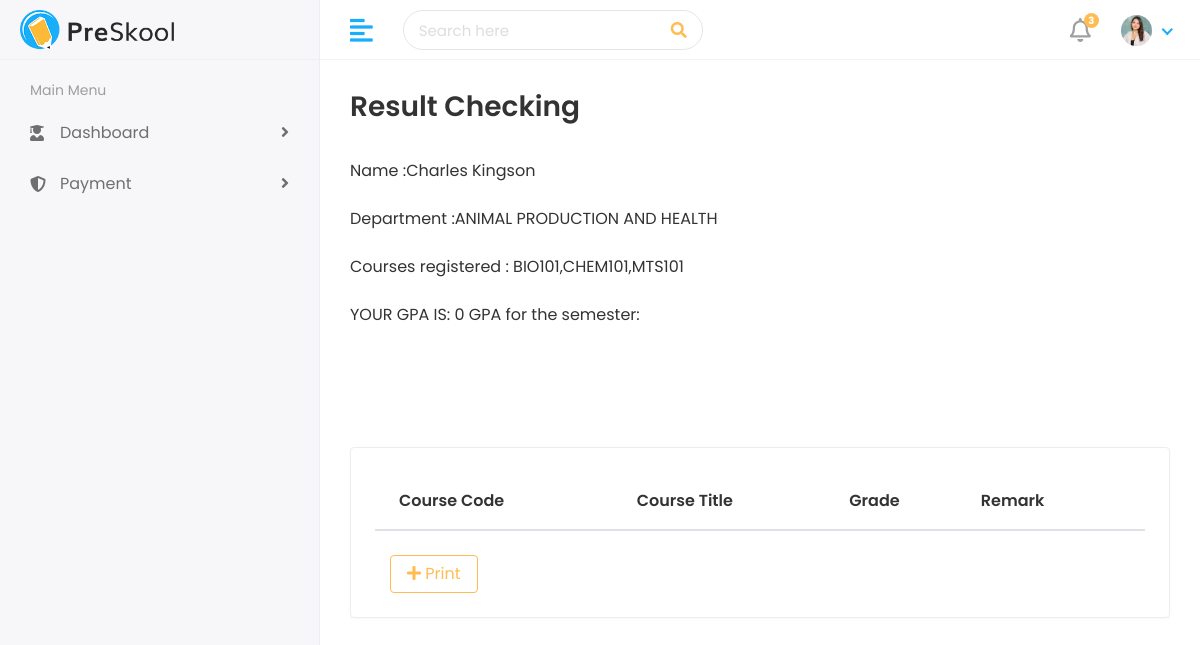
The app's page /student-res.php (signed in) with its own data.
### tables this page shows
CREATE TABLE `bio` (
  `id` int(11) NOT NULL,
  `FirstName` varchar(255) NOT NULL,
  `LastName` varchar(255) NOT NULL,
  `studentId` varchar(255) NOT NULL,
  `Email` varchar(255) NOT NULL,
  `DOB` varchar(255) NOT NULL,
  `Religion` varchar(255) NOT NULL,
  `PhoneNumber` int(11) NOT NULL,
  `Gender` varchar(255) NOT NULL,
  `department` varchar(255) NOT NULL,
  `session` varchar(29) NOT NULL,
  `Country` varchar(255) NOT NULL,
  `Password` varchar(255) NOT NULL,
  `courses` varchar(255) NOT NULL,
  `joiningDate` timestamp NOT NULL DEFAULT current_timestamp(),
  `fathersName` varchar(255) NOT NULL,
  `fathersOccupation` varchar(255) NOT NULL,
  `fathersMobile` varchar(255) NOT NULL,
  `fathersEmail` varchar(255) NOT NULL,
  `mothersName` varchar(255) NOT NULL,
  `mothersOccupation` varchar(255) NOT NULL,
  `mothersMobile` varchar(255) NOT NULL,
  `mothersEmail` varchar(255) NOT NULL,
  `permanentAddress` varchar(255) NOT NULL,
  `presentAddress` varchar(255) NOT NULL,
  `level` varchar(255) NOT NULL,
  `CSC101` int(255) NOT NULL,
  `CHEM101` int(255) NOT NULL,
  `CHEM103` int(11) NOT NULL,
  `BIO101` int(11) NOT NULL,
  `GNS101` int(11) NOT NULL,
  `MEE101` int(11) NOT NULL,
  `MTS101` int(11) NOT NULL,
  `PHY101` int(11) NOT NULL,
  `image` varchar(255) NOT NULL,
  `PHY107` int(11) NOT NULL
);

### student-res.php (the view, shortened to what this page needs)
<?php
include 'body.php';
$id = $_SESSION['id'];
$sql = $db->query("SELECT * FROM bio where Email='$id'");
$result = $sql->fetch_assoc();
?>
<div class="main-wrapper">
   <div class="page-wrapper">
      <div class="content container-fluid">
         <div class="page-header">
            <div class="row align-items-center">
               <div class="col">
                  <h3 class="page-title">Result Checking</h3>
               </div>
            </div>
         </div>
         <a>Name :<?= $result['FirstName'] .   '  ' . $result['LastName'] ?> </a>
         <br>
         <br>
         <a>Department :<?= $result['department'] ?> </a>
         <br>
         <br>
         <?php
         $courses = "Courses registered : " . '' . $result['courses'];
         echo $courses;
         ?>
         <BR>
         <br>
         <?
         echo "YOUR GPA IS: " . round($gpa, 2);
         ?>
         <a>GPA for the semester:</a>
         <br>
         <br>
         <br>
         <br>
         <br>
         <br>
         <div class="row">
            <div class="col-sm-12">
               <div class="card card-table">
                  <div class="card-body">
                     <div class="table-responsive">
                        <form action="print-res.php" method="POST">
                           <table class="table table-hover table-center mb-0">
                              <thead>
                                 <tr>
                                    <th>Course Code</th>
                                    <th>Course Title</th>
                                    <th>Grade</th>
                                    <th>Remark</th>
                                 </tr>
                              </thead>
                           </table>
                           <br>
                           <div class="col-auto text-right float-left mx-auto">
                              <a href="print-res.php">
                                 <button type="submit" class="btn btn-outline-primary no-print  mr-2 w-100" onclick="window.print()"><i class="fas fa-plus"></i> Print
                                 </button>
                              </a>
                           </div>
                        </form>
                     </div>
                  </div>
               </div>
            </div>
         </div>
      </div>
   </div>
</div>
</div>
</body>

### assets/css/style.css (style rules this page uses)
html { height: 100%; }
body { background-color: #fff; color: #333; font-family: 'Poppins', sans-serif; font-size: 1rem; height: 100%; line-height: 1.5; overflow-x: hidden; }
h1, h2, h3, h4, h5, h6 { font-family: 'Poppins', sans-serif; margin-top: 0; }
a { color: #009ce7; }
input, button, a { transition: all 0.4s ease; -moz-transition: all 0.4s ease; -o-transition: all 0.4s ease; -ms-transition: all 0.4s ease; -webkit-transition: all 0.4s ease; }
input, input:focus, button, button:focus { outline: none; }
.table { color: #333; max-width: 100%; margin-bottom: 0; width: 100%; }
.table thead tr th { font-weight: 600; }
.table.table-center td, .table.table-center th { vertical-align: middle; }
.card-table .card-body .table > thead > tr > th { border-top: 0; }
.card-table .card-body .table tr td:first-child, .card-table .card-body .table tr th:first-child { padding-left: 1.5rem; }
.card-table .card-body .table tr td:last-child, .card-table .card-body .table tr th:last-child { padding-right: 1.5rem; }
.card-table .table td, .card-table .table th { border-top: 1px solid #e2e5e8; padding: 1rem 0.75rem; white-space: nowrap; }
.btn-outline-primary { color: #FFBC53; border-color: #FFBC53; }
.card { border: 1px solid #ececf5; box-shadow: 0 1px 3px 0 rgba(0, 0, 0, 0.03); margin-bottom: 1.875rem; }
.card-body { padding: 1.5rem; }
.main-wrapper { width: 100%; height: 100vh; min-height: 100vh; }
.page-wrapper { margin-left: 320px; padding-top: 60px; position: relative; transition: all 0.4s ease; }
.page-wrapper > .content { padding: 1.875rem 1.875rem 0; }
.page-header { margin-bottom: 1.875rem; }
.page-title { font-size: 28px; font-weight: 600; color: #333; margin-bottom: 5px; }

### records on screen
bio: FirstName "Charles", LastName "Kingson", department "ANIMAL PRODUCTION AND HEALTH", courses "Courses registered : BIO101,CHEM101,MTS101"

### other values on screen
$gpa "0"
